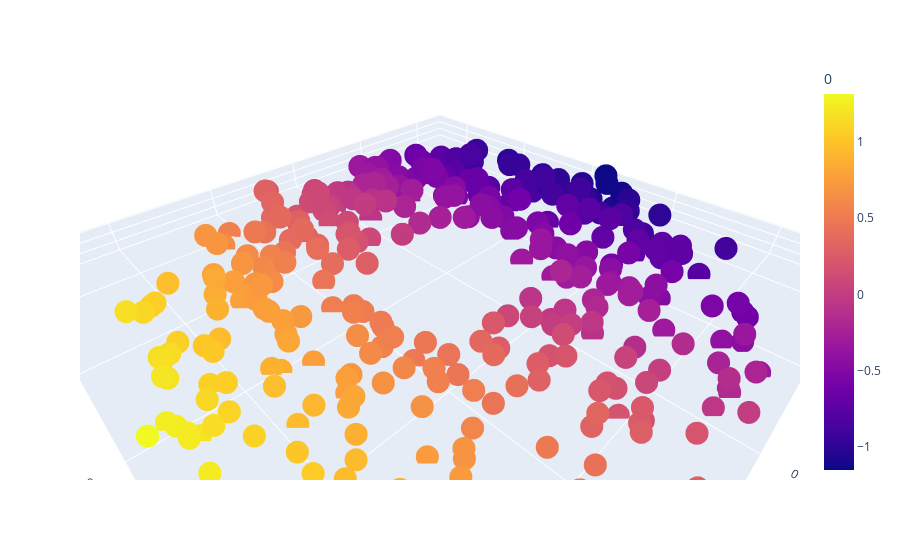

Notebook code cell kept with this figure:
### Code cell
df = pandas.DataFrame(B)
fig = px.scatter_3d(df, x=0, y=1, z=2,  color = 0
)
fig.update_scenes(aspectmode='data')

fig.show()

### Figure 1 — Plotly figure (JSON) as saved in the notebook; plotly's stock layout.template omitted (floating-point values rounded to 4 significant figures; data arrays with more than 128 entries replaced by an {"elided": "..."} marker saying what was removed)
{"data": [{"hovertemplate": "0=%{marker.color}<br>1=%{y}<br>2=%{z}<extra></extra>", "legendgroup": "", "marker": {"color": {"elided": "349 float values"}, "coloraxis": "coloraxis", "symbol": "circle"}, "mode": "markers", "name": "", "scene": "scene", "showlegend": false, "type": "scatter3d", "x": {"elided": "349 float values"}, "y": {"elided": "349 float values"}, "z": {"elided": "349 float values"}}], "layout": {"autosize": true, "coloraxis": {"colorbar": {"title": {"text": "0"}}, "colorscale": [[0, "#0d0887"], [0.1111, "#46039f"], [0.2222, "#7201a8"], [0.3333, "#9c179e"], [0.4444, "#bd3786"], [0.5556, "#d8576b"], [0.6667, "#ed7953"], [0.7778, "#fb9f3a"], [0.8889, "#fdca26"], [1, "#f0f921"]]}, "legend": {"tracegroupgap": 0}, "margin": {"t": 60}, "scene": {"aspectmode": "data", "aspectratio": {"x": 2.548, "y": 2.553, "z": 0.1537}, "domain": {"x": [0, 1], "y": [0, 1]}, "xaxis": {"title": {"text": "0"}, "type": "linear"}, "yaxis": {"title": {"text": "1"}, "type": "linear"}, "zaxis": {"title": {"text": "2"}, "type": "linear"}}}}
